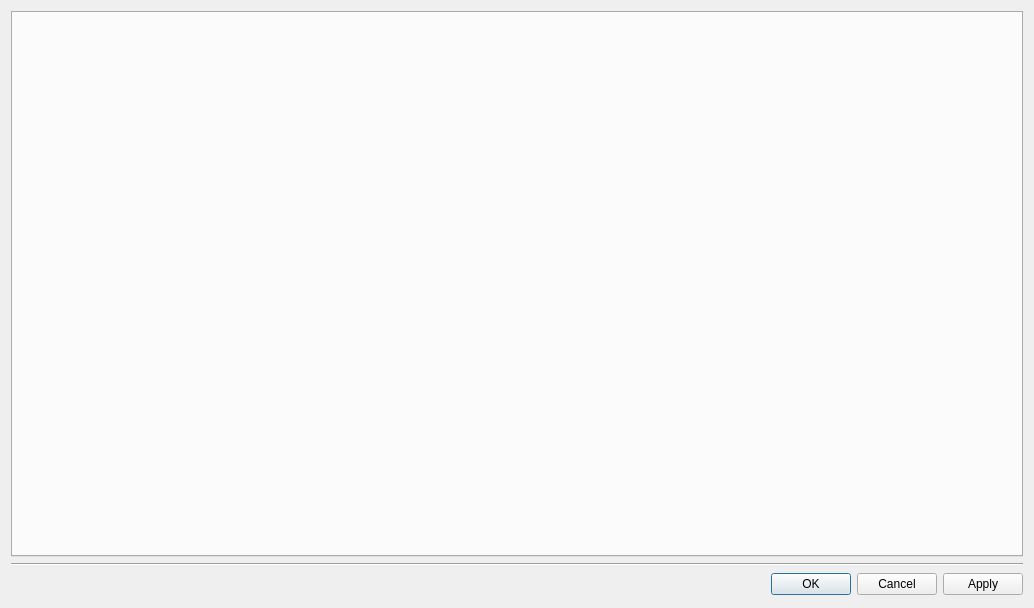
<?xml version="1.0" encoding="UTF-8"?>
<ui version="4.0">
 <class>ServerSettingsDialog</class>
 <widget class="QDialog" name="ServerSettingsDialog">
  <property name="geometry">
   <rect>
    <x>0</x>
    <y>0</y>
    <width>1034</width>
    <height>608</height>
   </rect>
  </property>
  <layout class="QVBoxLayout" name="verticalLayout">
   <item>
    <widget class="QTabWidget" name="tabWidget"/>
   </item>
   <item>
    <widget class="Line" name="line">
     <property name="orientation">
      <enum>Qt::Horizontal</enum>
     </property>
    </widget>
   </item>
   <item>
    <widget class="QDialogButtonBox" name="buttonBox">
     <property name="minimumSize">
      <size>
       <width>0</width>
       <height>25</height>
      </size>
     </property>
     <property name="standardButtons">
      <set>QDialogButtonBox::Apply|QDialogButtonBox::Cancel|QDialogButtonBox::Ok</set>
     </property>
    </widget>
   </item>
  </layout>
 </widget>
 <tabstops>
  <tabstop>buttonBox</tabstop>
 </tabstops>
 <resources/>
 <connections/>
 <slots>
  <slot>buttonClicked(QAbstractButton*)</slot>
  <slot>addClicked()</slot>
  <slot>removeClicked()</slot>
 </slots>
</ui>
